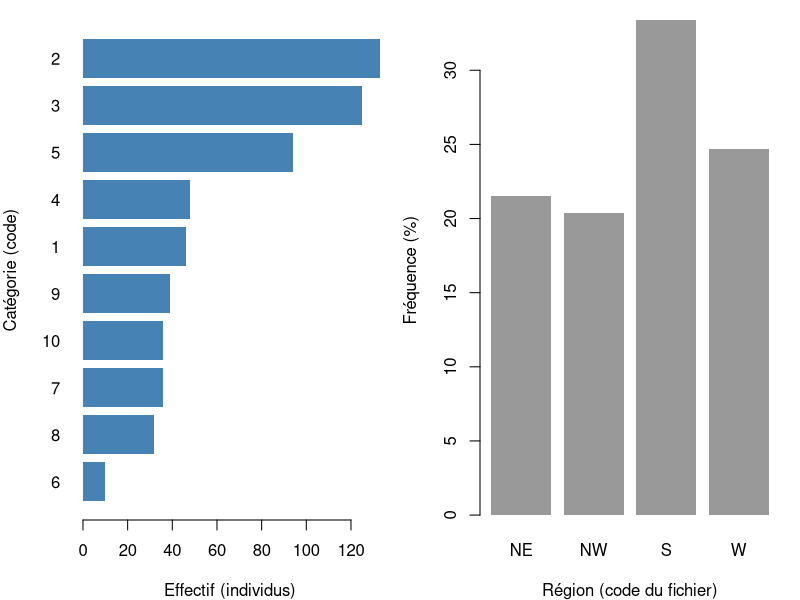
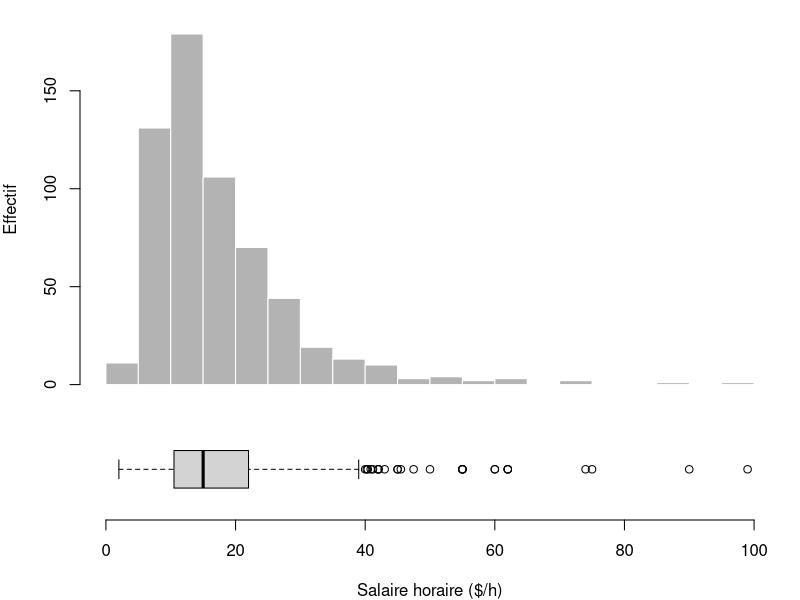
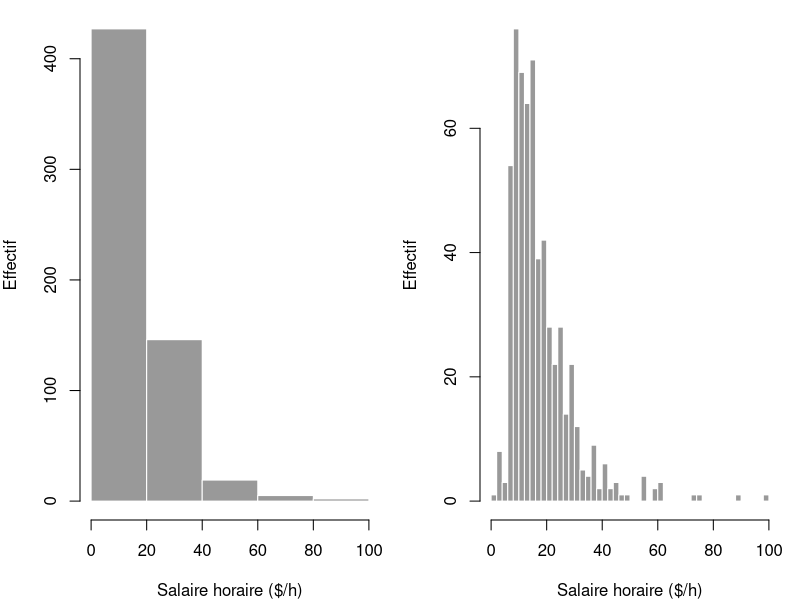
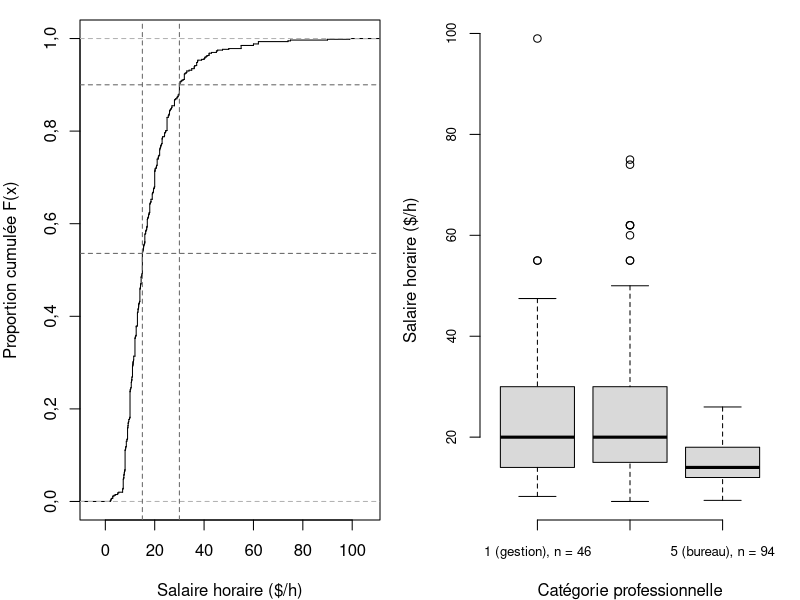
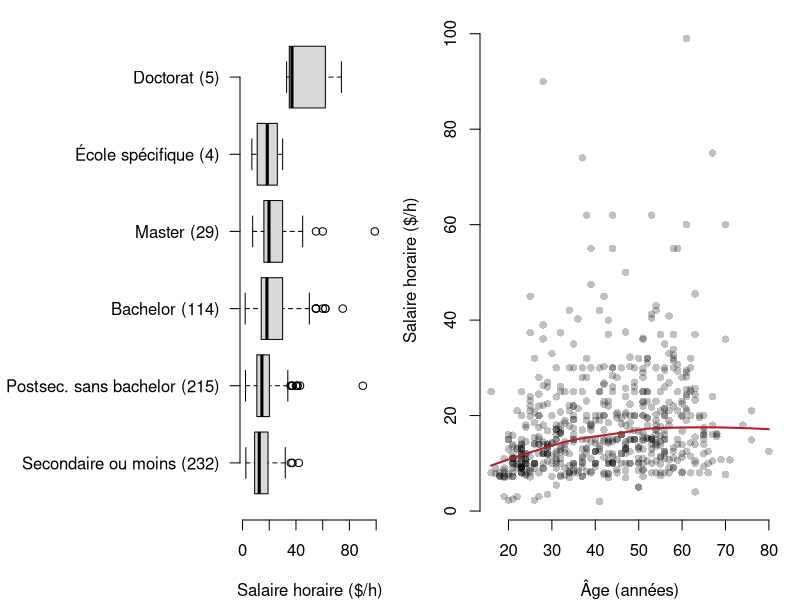
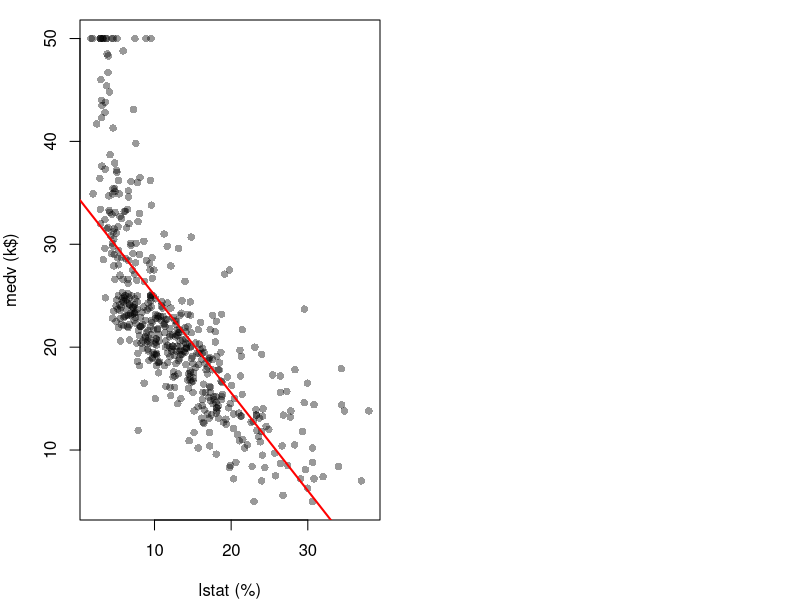
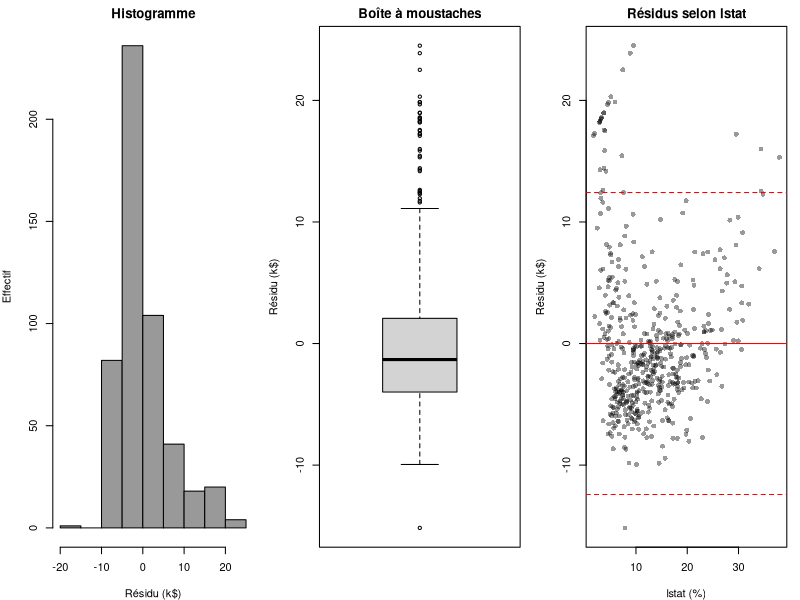
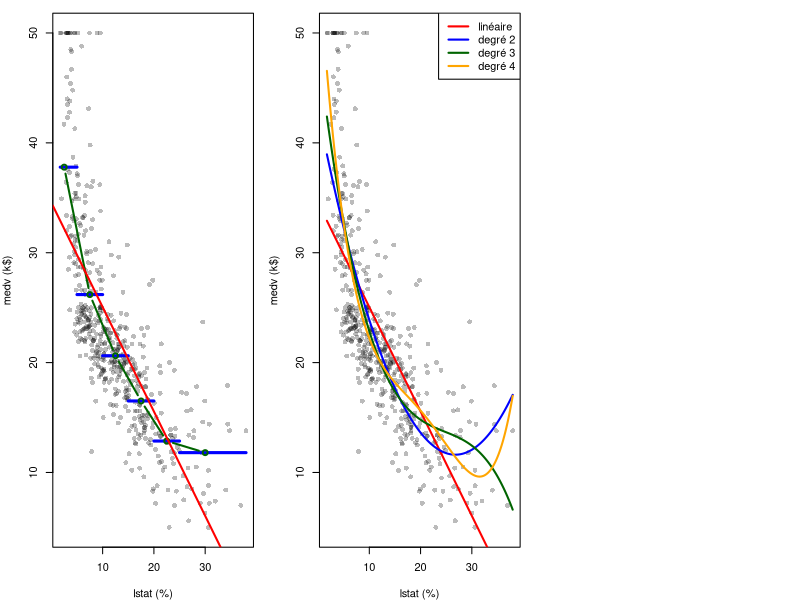

The R script that drew these images, in order:
## ---- chunk 1
# Squelette du rapport. Ce fichier doit rester reproductible : tout chiffre cité
# dans le texte est calculé ici (`r ...`) ou provient des scripts tp_partie1.R / tp_partie2.R.
knitr::opts_chunk$set(echo = FALSE, message = FALSE, warning = FALSE,
                      fig.width = 6.5, fig.height = 4, fig.align = "center", dpi = 150)
options(OutDec = ",")                      # virgule décimale dans les sorties
d <- read.table("Recensement.txt", header = TRUE, sep = "\t", stringsAsFactors = FALSE)
library(MASS)
data("Boston")
x <- Boston$lstat; y <- Boston$medv
d$ETUDES <- cut(d$NIV_ETUDES, breaks = c(31, 39, 42, 43, 44, 45, 46),
                labels = c("<= Secondaire", "Postsec. sans bachelor", "Bachelor", "Master", "Ecole specifique", "Doctorat"))
d3 <- subset(d, CATEGORIE %in% c(1, 2, 5)); d3$CATEGORIE <- factor(d3$CATEGORIE)
tab <- function(df, cap, ...) knitr::kable(df, caption = cap, booktabs = TRUE, ...)
## ---- chunk 2
# Mise en forme des nombres cités dans le texte (virgule décimale)
fr <- function(x, k = 1) formatC(x, format = "f", digits = k, decimal.mark = ",", big.mark = " ")
pc <- function(x, k = 1) fr(100 * x, k)
# tableau fixé à sa place (H) et en petite police
petit <- function(k, size = "small") {
  k[] <- sub("\\centering", paste0("\\centering\\", size, "\\setlength{\\tabcolsep}{4pt}"), k, fixed = TRUE); k }
kab <- function(df, cap, size = "small", ...) petit(tab(df, cap, format = "latex", position = "H", linesep = "", ...), size)

vars <- setdiff(names(d), "ETUDES")          # les 11 variables du fichier
d0 <- d[vars]
n1 <- nrow(d)
s <- d$SAL_HOR
levels(d$ETUDES) <- c("Secondaire ou moins", "Postsec. sans bachelor", "Bachelor",
                      "Master", "École spécifique", "Doctorat")
d3 <- subset(d, CATEGORIE %in% c(1, 2, 5)); d3$CATEGORIE <- factor(d3$CATEGORIE)
lib3 <- c("1 (gestion)", "2 (libérale)", "5 (bureau)")
moy_par <- function(y, g) tapply(y, g, mean)
med_par <- function(y, g) tapply(y, g, median)
# rapport de corrélation : variance inter-groupes / variance totale
eta2 <- function(y, g) { nk <- tapply(y, g, length)
  sum(nk * (tapply(y, g, mean) - mean(y))^2) / sum((y - mean(y))^2) }
## ---- chunk 3
# aucune variable identifiante (nom, adresse) : affichage possible
kab(head(d0, 5), paste0("Cinq premières lignes du fichier Recensement.txt (n = ", n1, ")"), size = "scriptsize", row.names = FALSE)
## ---- chunk 4
obs_quali <- function(v) { t <- table(v); paste(names(t), t, collapse = ", ") }
obs_quanti <- function(v) paste(fr(min(v), 0), "à", fr(max(v), 0))
dico <- data.frame(
  Variable = gsub("_", "\\\\_", vars),
  Signification = c("âge (années)", "sexe", "région", "statut marital", "salaire horaire (\\$/h)",
                    "syndiqué", "catégorie prof.", "niveau d'études",
                    "taille du foyer", "enfants du foyer", "revenu annuel du foyer"),
  `Type statistique` = c("quanti. discrète", "quali. nominale", "quali. nominale", "quali. nominale",
                         "quanti. continue", "quali. nominale (binaire)", "quali. nominale (codes)",
                         "quali. ordinale (codes)", "quanti. discrète", "quanti. discrète",
                         "quali. ordinale (classes)"),
  `Type R` = sapply(d0, class),
  NA_ = colSums(is.na(d0)),
  Distinctes = sapply(d0, function(v) length(unique(v))),
  `Modalités ou étendue observées` = sapply(d0, function(v)
    if (is.character(v)) obs_quali(v) else obs_quanti(v)),
  check.names = FALSE, row.names = NULL)
names(dico)[5] <- "Manquants"
kab(dico, paste0("Dictionnaire et contrôle des variables (n = ", n1, ")"), size = "scriptsize", escape = FALSE)
## ---- chunk 5
seuil <- list(age_min = 16, age_max = 80, majeur = 18, sal_min = 7.25, sal_max = 75, foyer = 10)
regles <- list(d$AGE < seuil$age_min | d$AGE > seuil$age_max, d$AGE < seuil$majeur, s <= 0,
               s < seuil$sal_min, s > seuil$sal_max, d$NB_ENF >= d$NB_PERS, d$NB_PERS > seuil$foyer)
nb_regle <- sapply(regles, sum)
t_regles <- data.frame(
  `Règle` = c(paste("AGE <", seuil$age_min, "ou >", seuil$age_max, "ans"),
            paste("AGE <", seuil$majeur, "ans"), "SAL\\_HOR $\\leq$ 0",
            paste("SAL\\_HOR <", fr(seuil$sal_min, 2), "\\$/h"),
            paste("SAL\\_HOR >", seuil$sal_max, "\\$/h"), "NB\\_ENF $\\geq$ NB\\_PERS",
            paste("NB\\_PERS >", seuil$foyer)),
  Justification = c("hors de l'étendue annoncée", "mineur en emploi, possible mais à repérer",
                    "salaire impossible", "sous le salaire minimum fédéral de 2012",
                    "très haut salaire, à vérifier", "un foyer compte au moins un adulte",
                    "foyer exceptionnellement grand"),
  `Cas signalés` = nb_regle, check.names = FALSE)
kab(t_regles, paste0("Règles de contrôle : nombre de cas signalés, aucune suppression (n = ", n1, ")"),
    escape = FALSE)
sal_ok <- !is.na(s) & s > 0
stopifnot(all(sal_ok))
signal <- regles[[4]] | regles[[5]]
## ---- chunk 6
fq <- function(v, nom) { t <- table(d[[v]])
  data.frame(Variable = c(nom, rep("", length(t) - 1)), `Modalité` = names(t), n = as.vector(t),
             `%` = fr(100 * as.vector(prop.table(t))), check.names = FALSE) }
t_g <- rbind(fq("SEXE", "Sexe"), fq("SYNDICAT", "Syndicat"), fq("REGION", "Région"),
             fq("STAT_MARI", "Statut marital"))
t_d <- fq("CATEGORIE", "Catégorie")
petit(knitr::kable(list(t_g, t_d), booktabs = TRUE, row.names = FALSE, position = "H", linesep = "",
      caption = paste0("Effectifs et fréquences (\\%) ; dénominateur commun n = ", n1, " individus")))
pct <- function(v, m) 100 * mean(d[[v]] == m)
## ---- chunk 7
par(mfrow = c(1, 2), mar = c(4, 4, 1, 1))
barplot(sort(table(d$CATEGORIE)), horiz = TRUE, las = 1, col = "steelblue", border = NA,
        xlab = "Effectif (individus)", ylab = "Catégorie (code)")
barplot(100 * prop.table(table(d$REGION)), col = "grey60", border = NA,
        xlab = "Région (code du fichier)", ylab = "Fréquence (%)")
## ---- chunk 8
t_brut <- table(d$NIV_ETUDES)
kab(as.data.frame.matrix(t(as.matrix(t_brut)), row.names = "Effectif"),
    paste0("Niveau d'études : codes d'origine de NIV\\_ETUDES (n = ", n1, ")"), size = "footnotesize")
## ---- chunk 9
t_et <- table(d$ETUDES)
kab(data.frame(Groupe = names(t_et), Codes = c("32-39", "40-42", "43", "44", "45", "46"),
               n = as.vector(t_et), `%` = fr(100 * as.vector(prop.table(t_et))), check.names = FALSE),
    paste0("Niveau d'études regroupé (n = ", n1, ")"))
## ---- chunk 10
p_sexe <- prop.table(table(d3$CATEGORIE, d3$SEXE), margin = 1)
p_et <- prop.table(table(d3$CATEGORIE, d3$ETUDES), margin = 1)
n3 <- table(d3$CATEGORIE)
t_cond <- data.frame(`Catégorie` = lib3, n = as.vector(n3), fr(100 * p_sexe), fr(100 * p_et), row.names = NULL)
names(t_cond)[-(1:2)] <- c("\\% F", "\\% M", "Sec.", "Postsec.", "Bach.", "Master", "École", "Doct.")
kab(t_cond, paste0("Sexe puis niveau d'études selon la catégorie (\\% en ligne), n = ",
                   sum(n3)), escape = FALSE)
sup_bach <- rowSums(p_et[, 3:6])
n_sexe3 <- table(d3$CATEGORIE, d3$SEXE)
## ---- chunk 11
resume <- function(x) c(n = length(x), Moyenne = mean(x), `Médiane` = median(x), `Écart-type` = sd(x),
                        Q1 = unname(quantile(x, .25)), Q3 = unname(quantile(x, .75)),
                        Min = min(x), Max = max(x))
ind <- t(sapply(d[c("AGE", "SAL_HOR", "NB_PERS", "NB_ENF")], resume))
kab(data.frame(Variable = c("AGE (années)", "SAL\\_HOR (\\$/h)", "NB\\_PERS (personnes)",
                            "NB\\_ENF (enfants)"),
               n = ind[, 1], round(ind[, 2:8], 2), check.names = FALSE, row.names = NULL),
    "Indicateurs de position et de dispersion (effectif valide n)", escape = FALSE)
q1 <- quantile(s, .25); q3 <- quantile(s, .75)
## ---- chunk 12
layout(matrix(1:2), heights = c(3, 1.3))
par(mar = c(1, 4, 1, 1))
h5 <- hist(s, breaks = seq(0, 100, 5), col = "grey70", border = "white", xlim = c(0, 100),
           xlab = "", ylab = "Effectif", main = "", xaxt = "n")
par(mar = c(4, 4, 0, 1))
boxplot(s, horizontal = TRUE, ylim = c(0, 100), xlab = "Salaire horaire ($/h)", frame = FALSE)
classe_mod <- which.max(h5$counts)
## ---- chunk 13
par(mfrow = c(1, 2), mar = c(4, 4, 0.5, 1))
h20 <- hist(s, breaks = seq(0, 100, 20), col = "grey60", border = "white",
            xlab = "Salaire horaire ($/h)", ylab = "Effectif", main = "")
h2 <- hist(s, breaks = seq(0, 100, 2), col = "grey60", border = "white",
           xlab = "Salaire horaire ($/h)", ylab = "Effectif", main = "")
## ---- chunk 14
sans2 <- s[-order(s, decreasing = TRUE)[1:2]]
iqr <- IQR(s); moust <- c(q1 - 1.5 * iqr, q3 + 1.5 * iqr)
atyp <- s < moust[1] | s > moust[2]
## ---- chunk 15
Fn <- ecdf(s); q90 <- quantile(s, 0.9); x_lu <- 15   # point lu sur le graphique
par(mar = c(4, 4, 1, 1))
plot(Fn, xlab = "Salaire horaire ($/h)", ylab = "Proportion cumulée F(x)", main = "",
     pch = NA, verticals = TRUE)
abline(v = c(x_lu, q90), h = c(Fn(x_lu), 0.9), lty = 2, col = "grey40")
## ---- chunk 16
v_n1 <- var(s); v_n <- sum((s - mean(s))^2) / n1
## ---- chunk 17
g <- d3$CATEGORIE
t_cat <- data.frame(`Catégorie` = lib3, n = as.vector(table(g)), Moyenne = moy_par(d3$SAL_HOR, g),
                    `Médiane` = med_par(d3$SAL_HOR, g), `Écart-type` = tapply(d3$SAL_HOR, g, sd),
                    Q1 = tapply(d3$SAL_HOR, g, quantile, .25), Q3 = tapply(d3$SAL_HOR, g, quantile, .75),
                    check.names = FALSE, row.names = NULL)
kab(cbind(t_cat[1:2], round(t_cat[-(1:2)], 2)),
    paste0("Salaire horaire (\\$/h) dans les catégories 1, 2 et 5 (n = ", nrow(d3), ")"))
## ---- chunk 18
par(mar = c(4, 4, 1, 1))
boxplot(SAL_HOR ~ CATEGORIE, d3, names = paste0(lib3, ", n = ", table(g)), col = "grey85",
        xlab = "Catégorie professionnelle", ylab = "Salaire horaire ($/h)", frame = FALSE, cex.axis = 0.8)
## ---- chunk 19
ss <- function(df) c(n_F = sum(df$SEXE == "F"), moy_F = mean(df$SAL_HOR[df$SEXE == "F"]),
                     med_F = median(df$SAL_HOR[df$SEXE == "F"]), n_M = sum(df$SEXE == "M"),
                     moy_M = mean(df$SAL_HOR[df$SEXE == "M"]), med_M = median(df$SAL_HOR[df$SEXE == "M"]))
t_sx <- rbind(ss(d), t(sapply(split(d3, d3$CATEGORIE), ss)))
t_sx <- data.frame(Champ = c(paste0("Ensemble (n = ", n1, ")"), paste("Catégorie", lib3)),
                   t_sx, row.names = NULL)
t_sx[, c(3, 4, 6, 7)] <- round(t_sx[, c(3, 4, 6, 7)], 2)
kab(t_sx, "Salaire horaire (\\$/h) selon le sexe, ensemble puis catégories 1, 2 et 5",
    col.names = c("Champ", "n F", "Moyenne F", "Médiane F", "n M", "Moyenne M", "Médiane M"))
## ---- chunk 20
ge <- d$ETUDES
t_es <- data.frame(Groupe = levels(ge), n = as.vector(table(ge)),
                   Moyenne = round(moy_par(s, ge), 2), `Médiane` = round(med_par(s, ge), 2),
                   row.names = NULL)
kab(t_es, paste0("Salaire horaire (\\$/h) selon le niveau d'études regroupé (n = ", n1, ")"))
e2_et <- eta2(s, ge)
## ---- chunk 21
par(mar = c(4, 12, 1, 1))
boxplot(SAL_HOR ~ ETUDES, d, horizontal = TRUE, las = 1, col = "grey85", frame = FALSE,
        names = paste0(levels(ge), " (", table(ge), ")"), ylab = "", xlab = "Salaire horaire ($/h)")
## ---- chunk 22
par(mar = c(4, 4, 1, 1))
plot(d$AGE, d$SAL_HOR, pch = 16, col = "#00000040", xlab = "Âge (années)",
     ylab = "Salaire horaire ($/h)", frame = FALSE)
lw <- lowess(d$AGE, d$SAL_HOR)
lines(lw, col = "firebrick", lwd = 2)
ages_lus <- c(20, 45, 60)
lw_at <- approx(lw$x, lw$y, xout = ages_lus, ties = mean)$y
r_age <- cor(d$AGE, d$SAL_HOR)
## ---- chunk 23
p_sy <- prop.table(table(d$CATEGORIE, d$SYNDICAT), margin = 1)
n_cat <- table(d$CATEGORIE)
t_sy <- rbind(n = as.vector(n_cat), `% syndiqués` = fr(100 * p_sy[, "oui"]))
colnames(t_sy) <- names(n_cat)
kab(as.data.frame(t_sy), paste0("Part de syndiqués selon la catégorie (\\% en ligne), n = ", n1))
sy <- d$SYNDICAT
sy3 <- with(d3, tapply(SAL_HOR, list(SYNDICAT, CATEGORIE), median))
n_sy3 <- table(d3$SYNDICAT, d3$CATEGORIE)
## ---- chunk 24
t_rev <- table(d$REV_FOYER)
kab(rbind(n = as.vector(t_rev), `%` = fr(100 * as.vector(prop.table(t_rev)))) |>
      as.data.frame() |> setNames(names(t_rev)),
    paste0("Répartition des classes de REV\\_FOYER (n = ", n1, ")"), size = "footnotesize")
stopifnot(setequal(unique(d$REV_FOYER), 1:16))
bornes_dico <- c(12500, 14500, 15000, 20000)   # bornes des classes 5 et 6 dans le dictionnaire du sujet
classe_med <- which(cumsum(prop.table(t_rev)) >= 0.5)[1]
## ---- chunk 25
plot(x, y, pch = 16, col = "#00000066", xlab = "lstat (%)", ylab = "medv (k$)")
abline(lm(medv ~ lstat, Boston), col = "red", lwd = 2)
## ---- chunk 26
m <- lm(medv ~ lstat, Boston)
tab(data.frame(Coefficient = c("Ordonnée à l'origine", "Pente (lstat)"),
               Estimation = round(coef(m), 3)), "Droite des moindres carrés (medv en k$, lstat en %)")
## ---- chunk 27
res <- residuals(m)
par(mfrow = c(1, 3), mar = c(4, 4, 2, 1))
hist(res, col = "grey60", xlab = "Résidu (k$)", ylab = "Effectif", main = "Histogramme")
boxplot(res, ylab = "Résidu (k$)", main = "Boîte à moustaches")
plot(x, res, pch = 16, col = "#00000066", xlab = "lstat (%)", ylab = "Résidu (k$)", main = "Résidus selon lstat")
abline(h = c(-2, 0, 2) * sd(res), lty = c(2, 1, 2), col = "red")
## ---- chunk 28
cl <- cut(x, breaks = c(-Inf, 5, 10, 15, 20, 25, Inf))
moy <- tapply(y, cl, mean)
bornes <- c(min(x), 5, 10, 15, 20, 25, max(x))
centres <- c(2.5, 7.5, 12.5, 17.5, 22.5, 30)
par(mar = c(4, 4, 1, 1))
plot(x, y, pch = 16, col = "#00000044", xlab = "lstat (%)", ylab = "medv (k$)")
segments(bornes[-7], moy, bornes[-1], moy, col = "blue", lwd = 3)
lines(centres, moy, col = "darkgreen", lwd = 2, type = "b")
abline(m, col = "red", lwd = 2)
## ---- chunk 29
mods <- list(lin = m, d2 = lm(medv ~ poly(lstat, 2, raw = TRUE), Boston),
             d3 = lm(medv ~ poly(lstat, 3, raw = TRUE), Boston),
             d4 = lm(medv ~ poly(lstat, 4, raw = TRUE), Boston))
xs <- data.frame(lstat = seq(min(x), max(x), length.out = 200))
cols <- c("red", "blue", "darkgreen", "orange")
par(mar = c(4, 4, 1, 1))
plot(x, y, pch = 16, col = "#00000044", xlab = "lstat (%)", ylab = "medv (k$)")
for (i in 1:4) lines(xs$lstat, predict(mods[[i]], xs), col = cols[i], lwd = 2)
legend("topright", c("linéaire", "degré 2", "degré 3", "degré 4"), col = cols, lwd = 2)
tab(data.frame(Modèle = names(mods), `R²` = round(sapply(mods, function(k) summary(k)$r.squared), 3),
               AIC = round(sapply(mods, AIC), 1), check.names = FALSE, row.names = NULL),
    "Comparaison des modèles : R² et AIC")
